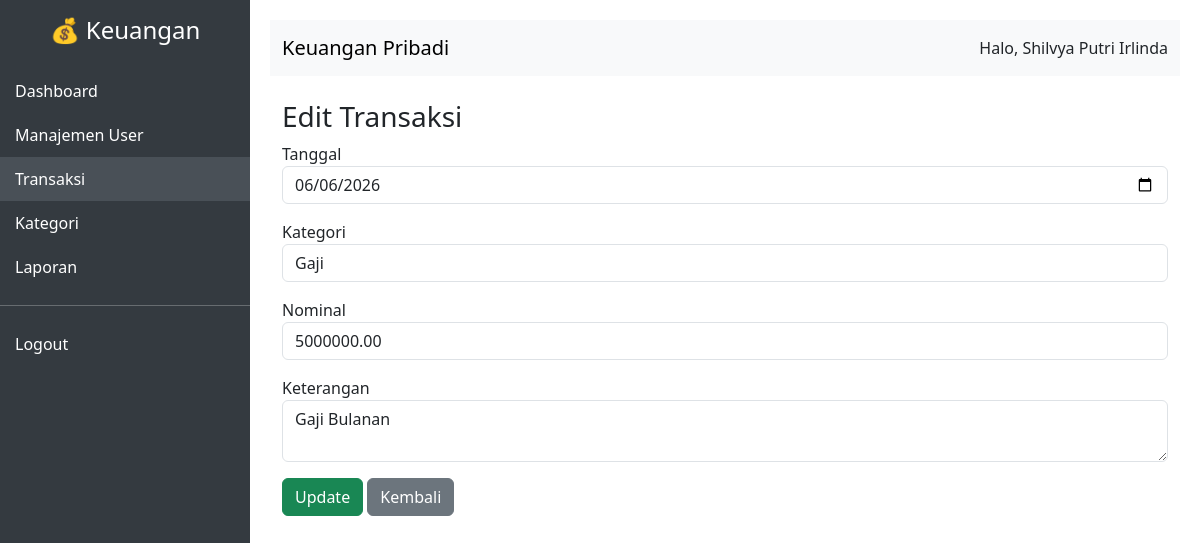
Page /pages/transaksi/edit.php?id=3 (signed in) on the committed database.
### tables this page shows
CREATE TABLE `transaksi` (
  `id_transaksi` int(11) NOT NULL,
  `id_user` int(11) DEFAULT NULL,
  `id_kategori` int(11) DEFAULT NULL,
  `tanggal` date DEFAULT NULL,
  `nominal` decimal(15,2) DEFAULT NULL,
  `keterangan` text DEFAULT NULL
);

CREATE TABLE `kategori` (
  `id_kategori` int(11) NOT NULL,
  `id_jt` int(11) DEFAULT NULL,
  `nama_kategori` varchar(100) DEFAULT NULL
);

### pages/transaksi/edit.php (the view, shortened to what this page needs)
<?php
require_once "../../config/database.php";
include "../../includes/header.php";
$kategori = $conn->query("SELECT * FROM kategori")->fetchAll(PDO::FETCH_ASSOC);
$stmt = $conn->prepare("SELECT * FROM transaksi WHERE id_transaksi=?");
$stmt->execute([$_GET['id']]);
$data = $stmt->fetch(PDO::FETCH_ASSOC);
?>
<div class="container">
    <h3>Edit Transaksi</h3>
    <form action="../../process/transaksi_proses.php" method="POST">
        <div class="mb-3">
            <label>Tanggal</label>
            <input type="date" name="tanggal" class="form-control"
                   value="<?= $data['tanggal'] ?>" required>
        </div>
        <div class="mb-3">
            <label>Kategori</label>
            <select name="id_kategori" class="form-control" required>
                <?php foreach($kategori as $k): ?>
                    <option value="<?= $k['id_kategori'] ?>"
                        <?= $data['id_kategori']==$k['id_kategori']?'selected':'' ?>>
                        <?= $k['nama_kategori'] ?>
                    </option>
                <?php endforeach; ?>
            </select>
        </div>
        <div class="mb-3">
            <label>Nominal</label>
            <input type="number" name="nominal" class="form-control"
                   value="<?= $data['nominal'] ?>" required>
        </div>
        <div class="mb-3">
            <label>Keterangan</label>
            <textarea name="keterangan" class="form-control"><?= $data['keterangan'] ?></textarea>
        </div>
        <button type="submit" name="update" class="btn btn-success">Update</button>
        <a href="index.php" class="btn btn-secondary">Kembali</a>
    </form>
</div>
<?php include "../../includes/footer.php"; ?>

### includes/header.php (style rules this page uses)
body { display: flex; }

### rows in the picture
transaksi: tanggal "06/06/2026", id_kategori "Gaji", nominal "5000000.00", keterangan "Gaji Bulanan"

### other values in the picture
$_SESSION['user']['nama'] "Shilvya Putri Irlinda"
